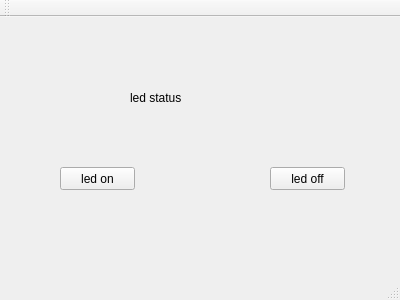
<?xml version="1.0" encoding="UTF-8"?>
<ui version="4.0">
 <class>MainWindow</class>
 <widget class="QMainWindow" name="MainWindow">
  <property name="geometry">
   <rect>
    <x>0</x>
    <y>0</y>
    <width>400</width>
    <height>300</height>
   </rect>
  </property>
  <property name="windowTitle">
   <string>MainWindow</string>
  </property>
  <widget class="QWidget" name="centralWidget">
   <widget class="QPushButton" name="on">
    <property name="geometry">
     <rect>
      <x>60</x>
      <y>150</y>
      <width>75</width>
      <height>23</height>
     </rect>
    </property>
    <property name="text">
     <string>led on</string>
    </property>
   </widget>
   <widget class="QPushButton" name="off">
    <property name="geometry">
     <rect>
      <x>270</x>
      <y>150</y>
      <width>75</width>
      <height>23</height>
     </rect>
    </property>
    <property name="text">
     <string>led off</string>
    </property>
   </widget>
   <widget class="QLabel" name="status">
    <property name="geometry">
     <rect>
      <x>130</x>
      <y>50</y>
      <width>151</width>
      <height>61</height>
     </rect>
    </property>
    <property name="text">
     <string>led status</string>
    </property>
   </widget>
  </widget>
  <widget class="QMenuBar" name="menuBar">
   <property name="geometry">
    <rect>
     <x>0</x>
     <y>0</y>
     <width>400</width>
     <height>21</height>
    </rect>
   </property>
  </widget>
  <widget class="QToolBar" name="mainToolBar">
   <attribute name="toolBarArea">
    <enum>TopToolBarArea</enum>
   </attribute>
   <attribute name="toolBarBreak">
    <bool>false</bool>
   </attribute>
  </widget>
  <widget class="QStatusBar" name="statusBar"/>
 </widget>
 <layoutdefault spacing="6" margin="11"/>
 <resources/>
 <connections/>
</ui>
